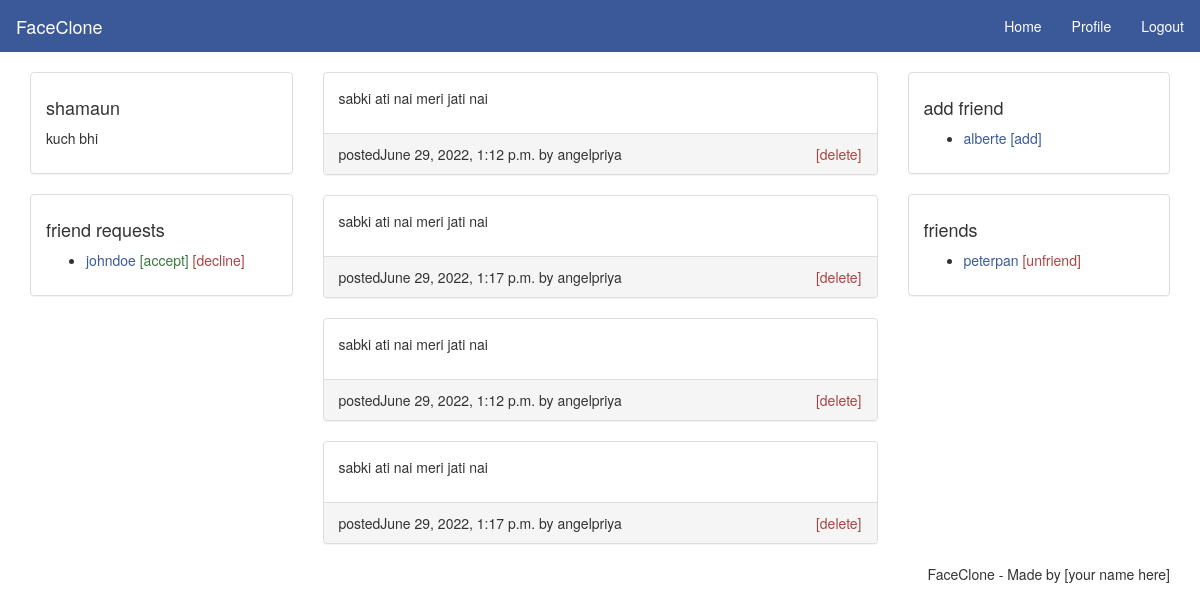
Page /home (signed in) on the committed database.
### social/models.py (models this page shows, shortened)
class UserProfile(models.Model):
    user = models.OneToOneField(User,on_delete=models.CASCADE)
    location = models.CharField(max_length=20,blank=True)
    bio = models.TextField(max_length=300,blank=True)
    img = models.ImageField(upload_to='pics',default='avtar.jpg.png')

class UserPost(models.Model):
    user = models.ForeignKey(User,on_delete=models.CASCADE)
    post = models.TextField(max_length=300,blank=False)
    date = models.DateTimeField(auto_now_add=True)

### social/views.py (the view)
# urls.py: 2. Add a URL to urlpatterns:  path('', views.home, name='home')
@login_required(login_url='index')
def home(request):
    user = request.user
    context = {'user':user}
    posts =UserPost.objects.all()
    context.update({"posts":posts})
    return render(request,'home.html',context)

### templates/home.html (shortened to what this page needs)
{% load static %}
<!DOCTYPE html>
<html>
<head>
  <link rel="stylesheet" type="text/css" href="{% static 'css/bootstrap.min.css' %}">
  <link rel="stylesheet" type="text/css" href="{% static 'css/style.css' %}">
</head>
<body>
  <nav class="navbar navbar-default">
    <div class="container-fluid">
      <div class="navbar-header">
        <a class="navbar-brand" href="{% url 'index' %}">FaceClone</a>
      </div>
      <ul class="nav navbar-nav navbar-right">
        <li><a href="{% url 'home' %}">Home</a></li>
        <li><a href="{% url 'profile' %}">Profile</a></li>
        <li><a href="{% url 'logout' %}">Logout</a></li>
      </ul>
    </div>
  </nav>
  <main class="container">
    <div class="row">
      <div class="col-md-3">
        <div class="panel panel-default">
          <div class="panel-body">
            <h4>{{user.username}}</h4>
            <p>{{user.userprofile.bio}}</p>
          </div>
        </div>
        <div class="panel panel-default">
          <div class="panel-body">
            <h4>friend requests</h4>
            <ul>
              <li>
                <a href="#">johndoe</a>
                <a class="text-success" href="#">[accept]</a>
                <a class="text-danger" href="#">[decline]</a>
              </li>
            </ul>
          </div>
        </div>
      </div>
      <div class="col-md-6">
          {% for post in posts %}
          <div class="panel panel-default">
            <div class="panel-body">
              <p>{{post.post}}</p>
            </div>
            <div class="panel-footer">
              <span>posted{{post.date}} by {{post.user.username}}</span>
              <span class="pull-right"><a class="text-danger" href="#">[delete]</a></span>
            </div>
          </div>
          {% endfor %}
        <div>
          {% for post in posts %}
          <div class="panel panel-default">
            <div class="panel-body">
              <p>{{post.post}}</p>
            </div>
            <div class="panel-footer">
              <span>posted{{post.date}} by {{post.user.username}}</span>
              <span class="pull-right"><a class="text-danger" href="#">[delete]</a></span>
            </div>
          </div>
          {% endfor %}
        </div>
      </div>
      <div class="col-md-3">
        <div class="panel panel-default">
          <div class="panel-body">
            <h4>add friend</h4>
            <ul>
              <li>
                <a href="#">alberte</a>
                <a href="#">[add]</a>
              </li>
            </ul>
          </div>
        </div>
        <div class="panel panel-default">
          <div class="panel-body">
            <h4>friends</h4>
            <ul>
              <li>
                <a href="#">peterpan</a>
                <a class="text-danger" href="#">[unfriend]</a>
              </li>
            </ul>
          </div>
        </div>
      </div>
    </div>
  </main>
  <footer class="container text-center">
    <ul class="nav nav-pills pull-right">
      <li>FaceClone - Made by [your name here]</li>
    </ul>
  </footer>
</body>
</html>

### static/css/style.css (style rules this page uses)
a { color: #3b5998; }
.navbar { -webkit-border-radius: 0; -moz-border-radius: 0; border-radius: 0; }
.navbar-default { background-color: #3b5998; border-color: #3b5998; }
.navbar-default .navbar-brand { color: #fff; }
.navbar-default .navbar-nav>li>a { color: #fff; }

### rows in the picture
UserPost: post "sabki ati nai meri jati nai", date "June 29, 2022, 1:12 p.m.", user.username "angelpriya"
UserPost: post "sabki ati nai meri jati nai", date "June 29, 2022, 1:17 p.m.", user.username "angelpriya"

### other values in the picture
{{ user.username }} "shamaun"
{{ user.userprofile.bio }} "kuch bhi"
